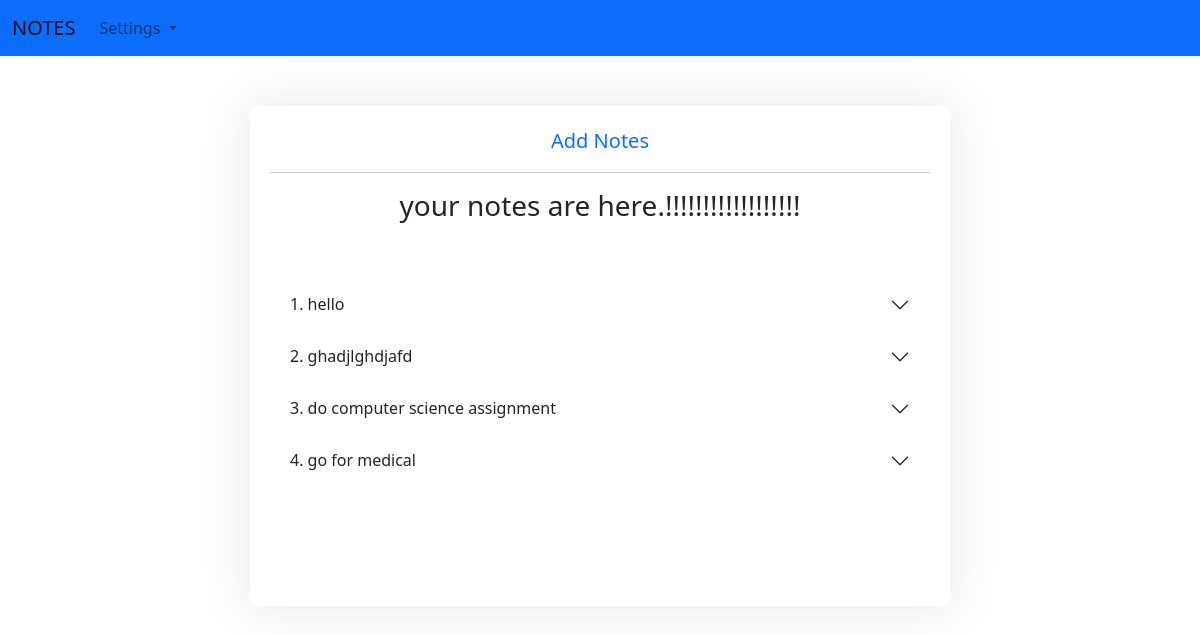
Page /app/ on the earlier database version.
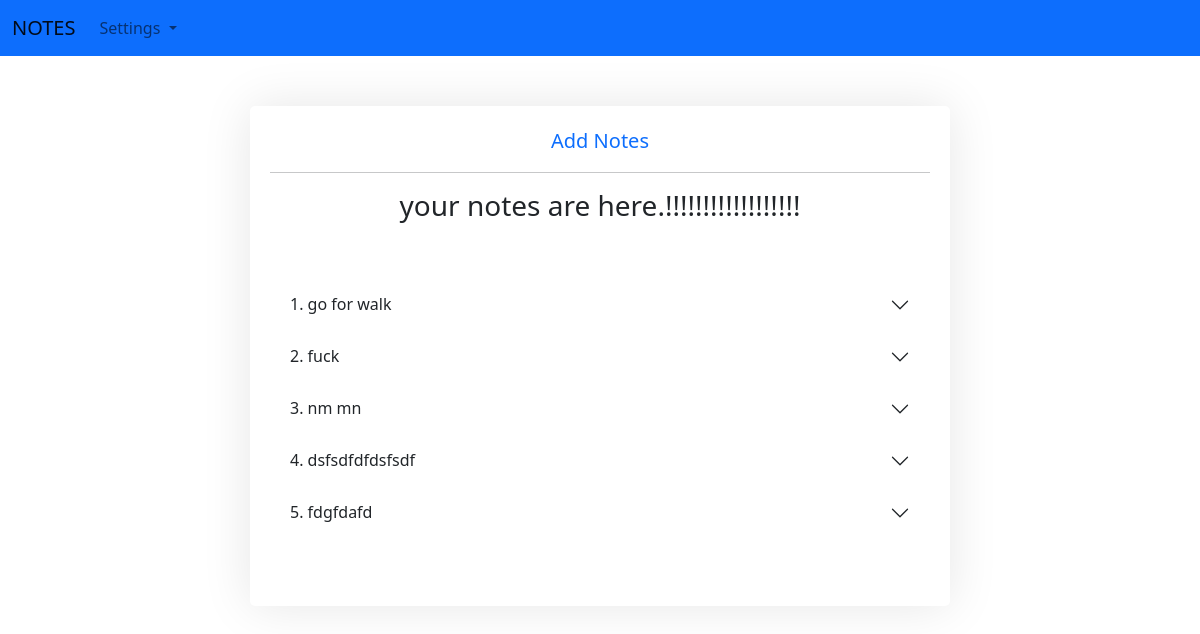
Same page on the later database version.
### note_app/models.py (models this page shows, shortened)
class NoteModel(models.Model):
    note_title = models.CharField(max_length=200, null=False,blank=False)
    note_description= models.TextField(max_length=255, null=False,blank=False)
    status=models.CharField(max_length =100, default="not completed")
    class Meta:
        db_table='tbl_notes'

### note_app/views.py (the view)
# urls.py: path('',views.index,name="index"),
def index(request):
    notes= NoteModel.objects.all() #here we fetch all the data from database where NoteModel is Model name and storing in notes variablex
    context={
        "note":notes,
    }
    return render(request,'notes/index.html',context)

### templates/notes/index.html (shortened to what this page needs)
{% extends "layouts/master.html" %}
{% block body_content%}
  <div class="first_div">
            <a href="{% url "create-note"%}">Add Notes</a>
            <hr>
            <h3>your notes are here.!!!!!!!!!!!!!!!!!!</h3><br><br>
            {% for val in note%}
            <form action=" {% url 'update' val.id %}">
              <div class="accordion accordion-flush" id="accordionFlushExample">
                <div class="accordion-item">
                  <h2 class="accordion-header" id="flush-headingOne">
                    <button class="accordion-button collapsed" type="button" data-bs-toggle="collapse" data-bs-target="#flush-collapseOne" aria-expanded="false" aria-controls="flush-collapseOne">
                    {{forloop.counter}}.  {{val.note_title}}
                    </button>
                  </h2>
                </div>
              </div>
           </form>
           {% endfor%}
  </div>
{%endblock%}

Differences in the rows shown:
removed NoteModel: note_title "hello"
removed NoteModel: note_title "ghadjlghdjafd"
removed NoteModel: note_title "do computer science assignment"
removed NoteModel: note_title "go for medical"
added NoteModel: note_title "go for walk"
added NoteModel: note_title "fuck"
added NoteModel: note_title "nm mn"
added NoteModel: note_title "dsfsdfdfdsfsdf"
added NoteModel: note_title "fdgfdafd"
